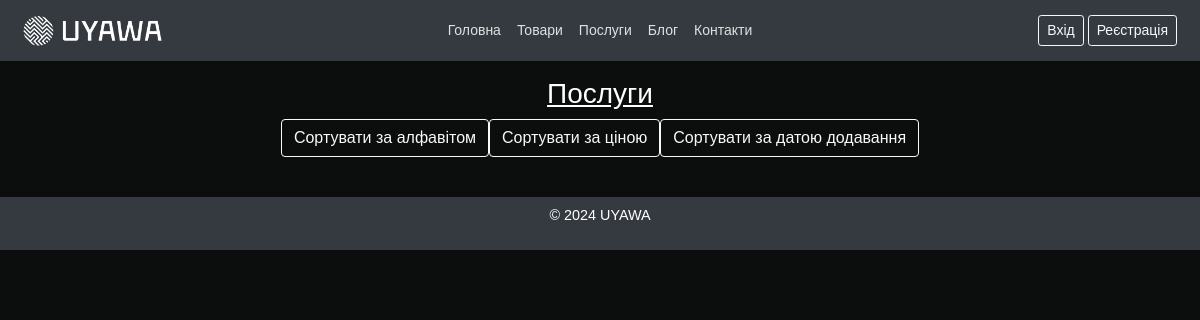
The app's page /products/services/, older data.
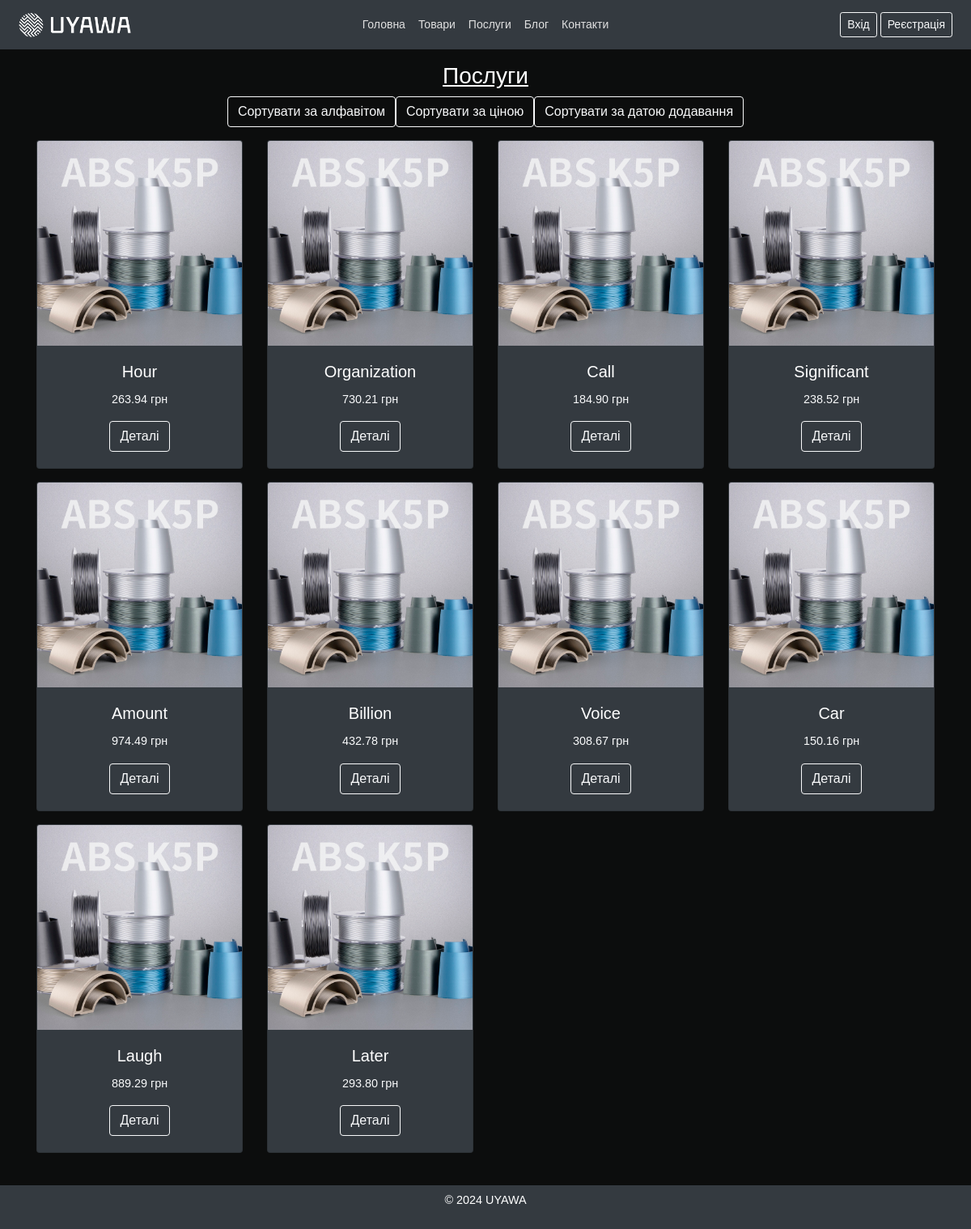
The same page, newer data.
### products/models.py (models this page shows, shortened)
class Service(models.Model):
    service_id = models.AutoField(primary_key=True)
    name = models.CharField(max_length=200)
    description = models.TextField()
    price = models.DecimalField(max_digits=10, decimal_places=2)
    image = models.ImageField(upload_to='static/image/products/')
    created_at = models.DateTimeField(auto_now_add=True)

### products/views.py (the view)
# urls.py: path('services/', views.service_list, name='services'),
def service_list(request):
    sort_by = request.GET.get('sort', 'created_at')
    if sort_by not in ['created_at', 'price', 'name']:
        sort_by = 'created_at'
    services = Service.objects.all().order_by(sort_by)
    return render(request, 'products/services.html', {'services': services, 'sort_by': sort_by})

### templates/products/services.html (shortened to what this page needs)
{% extends 'base.html' %}
{% load static %}
{% block content %}
<div class="container mt-3 text-center">
    <h3><u>Послуги</u></h3>
    <div class="d-flex justify-content-center mb-3">
        <a href="?sort=name" class="btn btn-outline-light">Сортувати за алфавітом</a>
        <a href="?sort=price" class="btn btn-outline-light">Сортувати за ціною</a>
        <a href="?sort=created_at" class="btn btn-outline-light">Сортувати за датою додавання</a>
    </div>
    <div class="row">
        {% for service in services %}
        <div class="col-md-3 mb-3 ">
            <div class="card bg-dark">
                <img src="{{ service.image.url }}" class="card-img-top" alt="{{ service.name }}">
                <div class="card-body text-wight">
                    <h5 class="card-title">{{ service.name }}</h5>
                    <p class="card-text text-light">{{ service.price }} грн</p>
                    <a href="{% url 'service_detail' service.pk %}" class="btn btn-outline-light">Деталі</a>
                </div>
            </div>
        </div>
        {% endfor %}
    </div>
</div>
{% endblock %}

### templates/base.html (shortened to what this page needs)
<!DOCTYPE html>
<html lang="en">
<head>
    {% load static %}
    <link rel="stylesheet" href="https://stackpath.bootstrapcdn.com/bootstrap/4.5.2/css/bootstrap.min.css">
    <link rel="stylesheet" type="text/css" href="{% static 'css/styles.css' %}">
    <link rel="stylesheet" href="https://cdnjs.cloudflare.com/ajax/libs/font-awesome/5.15.4/css/all.min.css">
</head>
<body>
    <header class="header bg-dark text-white">
        <div class="container-fluid text-white">
            <div class="d-flex justify-content-between text-white align-items-center btn-sm">
                <img src="{% static 'images/uyawa_logo.png' %}" class="logo">
                <nav class="navbar navbar-expand-lg navbar-dark bg-dark text-white">
                    <div class="collapse navbar-collapse text-white" id="navbarNav">
                        <ul class="navbar-nav">
                            <li class="nav-item"><a class="nav-link" href="{% url 'home' %}">Головна</a></li>
                            <li class="nav-item"><a class="nav-link" href="{% url 'products' %}">Товари</a></li>
                            <li class="nav-item"><a class="nav-link" href="{% url 'services' %}">Послуги</a></li>
                            <li class="nav-item"><a class="nav-link" href="{% url 'blog_home' %}">Блог</a></li>
                            <li class="nav-item"><a class="nav-link" href="{% url 'contact' %}">Контакти</a></li>
                        </ul>
                    </div>
                </nav>
                <div class="auth-block">
                    {% if user.is_authenticated %}
                        <a class="btn btn-outline-light mr-2" href="{% url 'cart' %}">
                        <i class="fas fa-shopping-cart"></i>
                        </a>
                        <form method="post" action="{% url 'logout' %}" style="display:inline">
                            {% csrf_token %}
                            <button type="submit" class="btn btn-outline-light">Вихід</button>
                        </form>
                    {% else %}
                        <a class="btn btn-outline-light btn-sm" href="{% url 'login' %}">Вхід</a>
                        <a class="btn btn-outline-light btn-sm" href="{% url 'register' %}">Реєстрація</a>
                    {% endif %}
                </div>
            </div>
        </div>
    </header>
    <div class="content text-white mt-1">
        {% block content %}
        {% endblock %}
    </div>
    <footer class="footer bg-dark text-white text-center py-2 mt-4">
        <p>&copy; 2024 UYAWA</p>
    </footer>
</body>
</html>

### static/css/styles.css (style rules this page uses)
body { font-family: Arial, sans-serif; font-size: 0.9rem; margin: 0; padding: 0; background-color: #0c0d0d; }
.logo { height: 30px; width: auto; }
.navbar .navbar-nav .nav-item .nav-link { color: #e0e0e0; }
.auth-block .btn { margin-left: 0; }

Row changes from the older to the newer data that the page shows:
added Service: image (picture), name "Hour", price "263.94"
added Service: image (picture), name "Organization", price "730.21"
added Service: image (picture), name "Call", price "184.90"
added Service: image (picture), name "Significant", price "238.52"
added Service: image (picture), name "Amount", price "974.49"
added Service: image (picture), name "Billion", price "432.78"
added Service: image (picture), name "Voice", price "308.67"
added Service: image (picture), name "Car", price "150.16"
added Service: image (picture), name "Laugh", price "889.29"
added Service: image (picture), name "Later", price "293.80"
